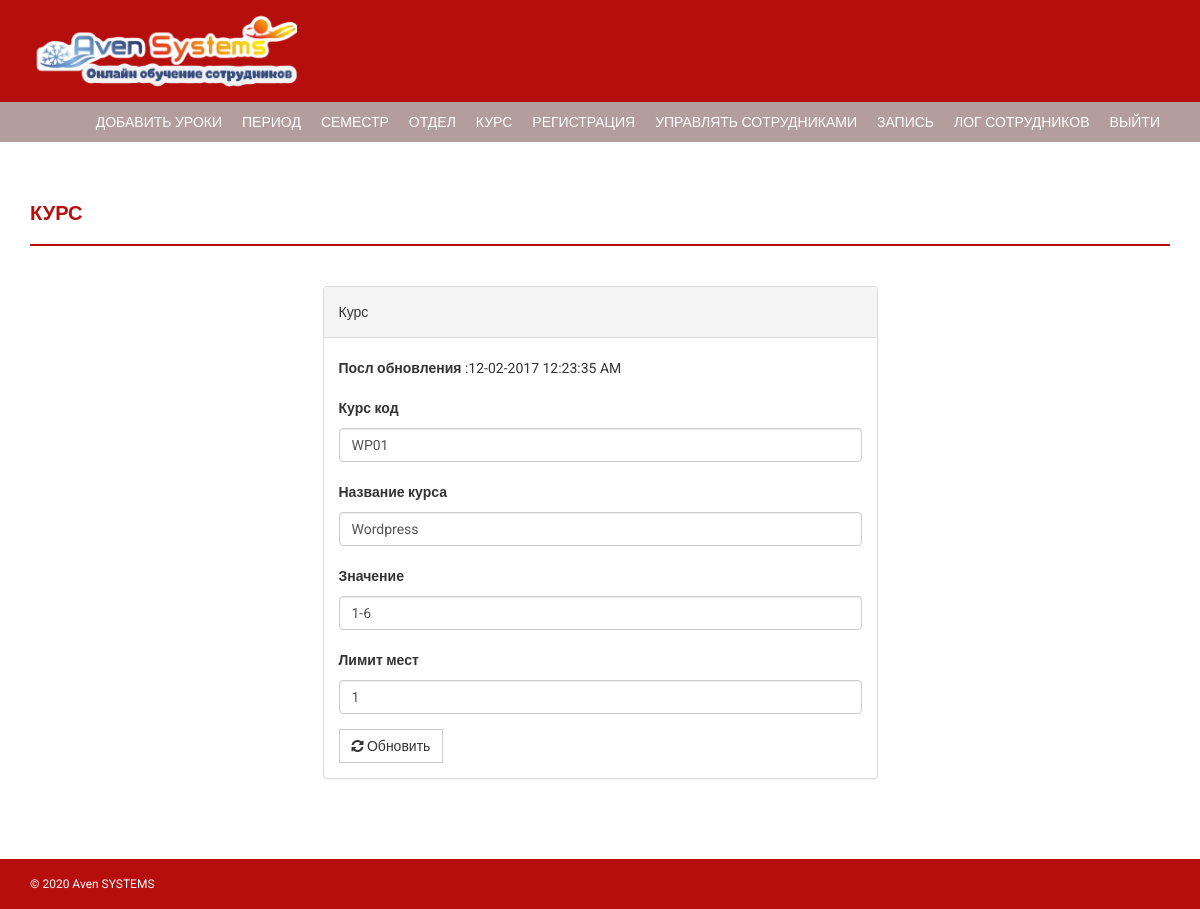
Page /onlinecourse/admin/edit-course.php?id=2 (signed in) on the committed database.
### tables this page shows
CREATE TABLE `course` (
  `id` int(11) NOT NULL,
  `courseCode` varchar(255) DEFAULT NULL,
  `courseName` varchar(255) DEFAULT NULL,
  `courseUnit` varchar(255) DEFAULT NULL,
  `noofSeats` int(11) DEFAULT NULL,
  `creationDate` timestamp NULL DEFAULT CURRENT_TIMESTAMP,
  `updationDate` varchar(255) DEFAULT NULL
);

### onlinecourse/admin/edit-course.php (the view, shortened to what this page needs)
<?php
if(strlen($_SESSION['alogin'])==0)
    {
header('location:index.php');
}
else{
$id=intval($_GET['id']);
?>
<!DOCTYPE html>
<html xmlns="http://www.w3.org/1999/xhtml">
<head>
    <link href="assets/css/bootstrap.css" rel="stylesheet" />
    <link href="assets/css/font-awesome.css" rel="stylesheet" />
    <link href="assets/css/style.css" rel="stylesheet" />
</head>
<body>
<?php include('includes/header.php');?>
<?php if($_SESSION['alogin']!="")
{
 include('includes/menubar.php');
}
 ?>
    <div class="content-wrapper">
        <div class="container">
              <div class="row">
                    <div class="col-md-12">
                        <h1 class="page-head-line">Курс  </h1>
                    </div>
                </div>
                <div class="row" >
                  <div class="col-md-3"></div>
                    <div class="col-md-6">
                        <div class="panel panel-default">
                        <div class="panel-heading">
                           Курс
                        </div>
                        <div class="panel-body">
                       <form name="dept" method="post">
<?php
$sql=mysqli_query($con,"select * from course where id='$id'");
while($row=mysqli_fetch_array($sql))
{
?>
<p><b>Посл обновления</b> :<?php echo htmlentities($row['updationDate']);?></p>
   <div class="form-group">
    <label for="coursecode">Курс код  </label>
    <input type="text" class="form-control" id="coursecode" name="coursecode" placeholder="Course Code" value="<?php echo htmlentities($row['courseCode']);?>" required />
  </div>
 <div class="form-group">
    <label for="coursename">Название курса  </label>
    <input type="text" class="form-control" id="coursename" name="coursename" placeholder="Course Name" value="<?php echo htmlentities($row['courseName']);?>" required />
  </div>
<div class="form-group">
    <label for="courseunit">Значение </label>
    <input type="text" class="form-control" id="courseunit" name="courseunit" placeholder="Course Unit" value="<?php echo htmlentities($row['courseUnit']);?>" required />
  </div>
<div class="form-group">
    <label for="seatlimit">Лимит мест </label>
    <input type="text" class="form-control" id="seatlimit" name="seatlimit" placeholder="Seat limit" value="<?php echo htmlentities($row['noofSeats']);?>" required />
  </div>
<?php } ?>
 <button type="submit" name="submit" class="btn btn-default"><i class=" fa fa-refresh "></i> Обновить</button>
</form>
                            </div>
                            </div>
                    </div>
                </div>
            </div>
        </div>
  <?php include('includes/footer.php');?>
</body>
</html>
<?php } ?>

### onlinecourse/admin/assets/css/style.css (style rules this page uses)
body { font-family: 'Roboto', sans-serif; line-height: 30px; }
.content-wrapper { margin-top: 40px; min-height: 600px; padding-bottom: 60px; }
.page-head-line { font-weight: 900; padding-bottom: 20px; border-bottom: 2px solid #b60d0d; text-transform: uppercase; color: #b60d0d; font-size: 20px; margin-bottom: 40px; }
.btn { border-radius: 0px; -webkit-border-radius: 0px; -moz-border-radius: 0px; }

### rows in the picture
course: updationDate "12-02-2017 12:23:35 AM", coursecode "WP01", coursename "Wordpress", courseunit "1-6", seatlimit "1"
